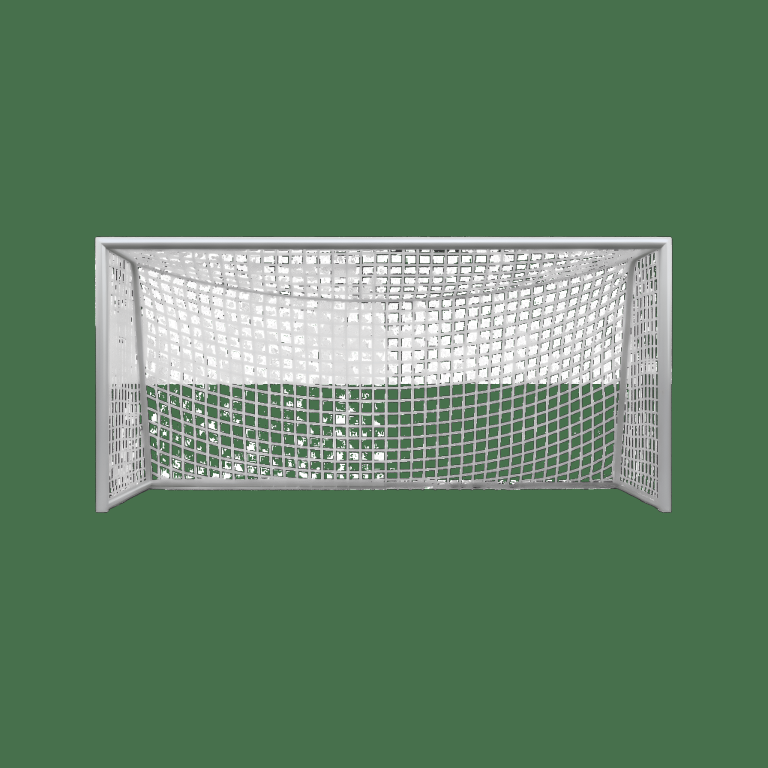
#> input picture assets/soccer_goal.png, 3072 x 3072 px, given in place of soccer_net.png, which was not available (shown at 1/4 size)
$ python main.py
#> lines starting #> are read from the running program, lines starting #| are printed output that depends on the picture; after the words box and inside, x2 and y2 are one past the last pixel; in counts of white or black regions, pixels touching at a corner belong together; pictures that were not available may be replaced by others from this repository, and a replacement may not be noted
# Run python3 main.py in terminal
import os
import cv2
import time
import numpy as np
import get_hsv as hsv

score = 0
last_goal_time = 0

# Get Absolute Directory Path of Project
current_dir = os.path.dirname(os.path.dirname(os.path.abspath(__file__)))

# Find PNG File
img_path = os.path.join(current_dir, "assets", "soccer_net.png")

# Soccer Net Image
img = cv2.imread(img_path, cv2.IMREAD_UNCHANGED)
#> img is the input picture: shape (3072, 3072, 4); mean B, G, R, A 100.8, 129, 96.9, 19.6

# Check Image Loading
if img is None:
    print("Error: Could not load the image, check file path.")
else:
    # Get the Original Dimensions
    height, width = img.shape[:2]
#> height = 3072; width = 3072

    # Calculate Specific Aspect Ratio
    desired_width = 1000  # When resizing the image also keep in mind roi = frame[40:1040, 460:1460] needs to change respectively
    aspect_ratio = desired_width / float(width)
#> aspect_ratio = 0.326
    desired_height = int(height * aspect_ratio)
#> desired_height = 1000

    # Resize the Image
    resized_img = cv2.resize(img, (desired_width, desired_height))

    # Print Dimensions of Resized Image to Calculate Destination Coordinates (560, 140)
    print(f"Dimensions: {resized_img.shape}")
#| Dimensions: (1000, 1000, 4)


# Threshold Values for Pink and Lime Mask
pink_low = np.array([120, 120, 90])
pink_up = np.array([200, 185, 255])

lime_low = np.array([30, 90, 100])
lime_up = np.array([95, 240, 250])


# Coordinates for Soccer Goal Boundaries
left_bound = 504
right_bound = 1413
top_bound = 357
bottom_bound = 780

# Goal Text Display
txt_coords = (500, 500)
txt = "GOAALLLLLLL!!!!!!"
font = cv2.FONT_HERSHEY_SIMPLEX
font_scale = 4
color = (0, 255, 0)
thickness = 8
display_duration = 3

# Open a connection to the webcam (0 is default, change index for different cameras)
cap = cv2.VideoCapture(0)

while True:
    # Capture frame by frame
    ret, frame = cap.read()
    if not ret:
        break

    # ---- Soccer Net Image Processing ----
    # Region of Interest (ROI)
    roi = frame[40:1040, 460:1460]

    # Split the 4 Channels of the Resized Image
    b, g, r, a = cv2.split(resized_img)
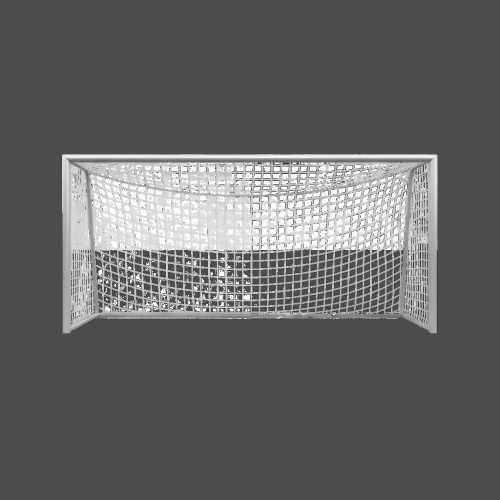
#> b: shape (1000, 1000) (shown at 1/2 size); min 49, max 255, mean 100.8
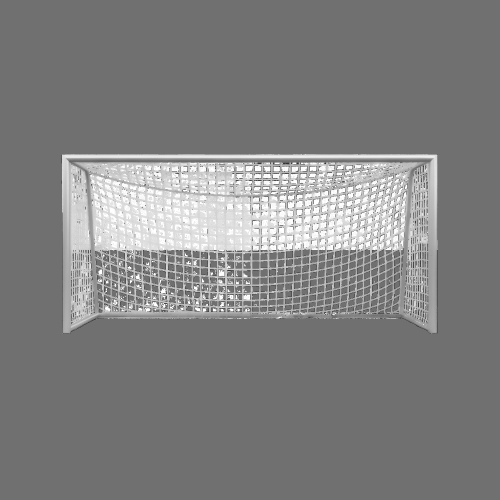
#> g: shape (1000, 1000) (shown at 1/2 size); min 47, max 255, mean 129
    # Combine BGR back into 3 Channel Image Dropping the Alpha
    merged_bgr = cv2.merge([b, g, r])

    # Create Two Masks For Soccer Net
    opaque_goal = cv2.bitwise_and(merged_bgr, merged_bgr, mask=a)
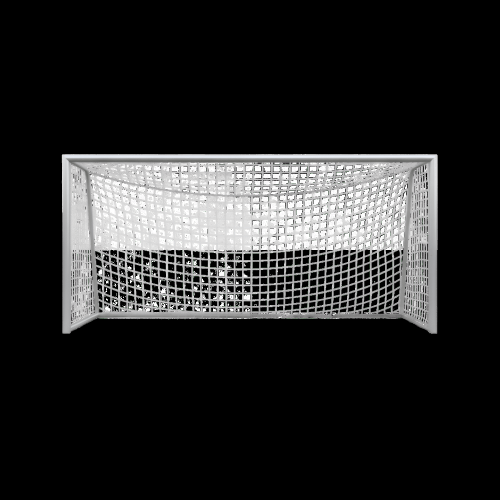
#> opaque_goal: shape (1000, 1000, 3) (shown at 1/2 size); mean B, G, R 41.2, 41.2, 41.1
    # Invert the Alpha Mask
    inverted_mask = cv2.bitwise_not(a)
    transparent_goal = cv2.bitwise_and(roi, roi, mask=inverted_mask)
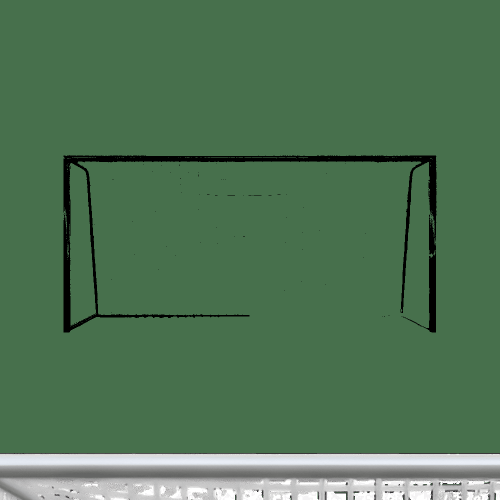
#> transparent_goal: shape (1000, 1000, 3) (shown at 1/2 size); mean B, G, R 84.5, 116.2, 79.9

    # Combine the Two Masks
    soccer_goal = cv2.add(opaque_goal, transparent_goal)
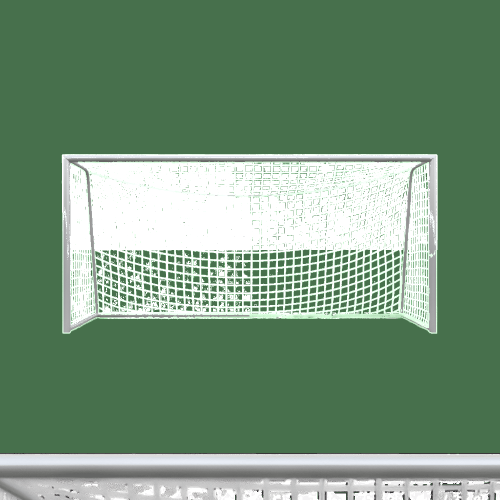
#> soccer_goal: shape (1000, 1000, 3) (shown at 1/2 size); mean B, G, R 120.2, 146.3, 116.3

    # Reassign Soccer Net Image to ROI
    frame[40:1040, 460:1460] = soccer_goal


    # ---- Ball Detection ----
    # Convert frame to HSV
    hsv_frame = cv2.cvtColor(frame, cv2.COLOR_BGR2HSV)
#> hsv_frame: shape (3072, 3072, 3); mean H, S, V 61.4, 71.5, 132.1

    # Generate the Masks
    pink_mask = cv2.inRange(hsv_frame, pink_low, pink_up)
#> pink_mask: shape (3072, 3072); every value is 0
    lime_mask = cv2.inRange(hsv_frame, lime_low, lime_up)
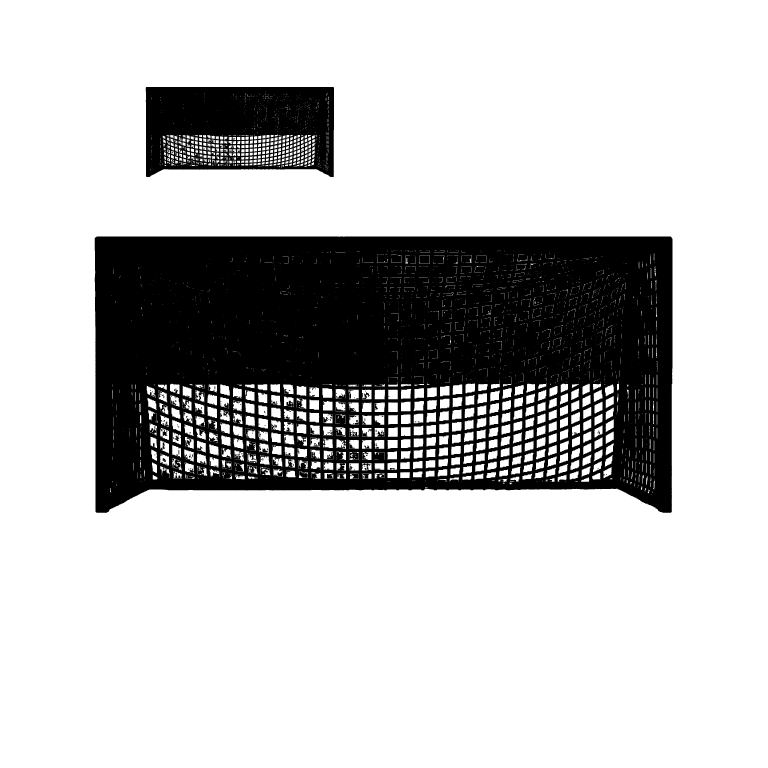
#> lime_mask: shape (3072, 3072) (shown at 1/4 size); 76.2% white; 328 black regions (247 under 20 px), largest, box (x1, y1, x2, y2) and area: (379, 946, 2690, 2052) 2018123, (583, 348, 1336, 708) 215984, (1398, 1713, 1434, 1746) 495

    # Combine the masks into one with bitwise OR
    result = cv2.bitwise_or(pink_mask, lime_mask)

    # Apply Morphological Enclosing on Mask
    kernel = np.ones((30,30), np.uint8)
    ball = cv2.morphologyEx(result, cv2.MORPH_CLOSE, kernel)
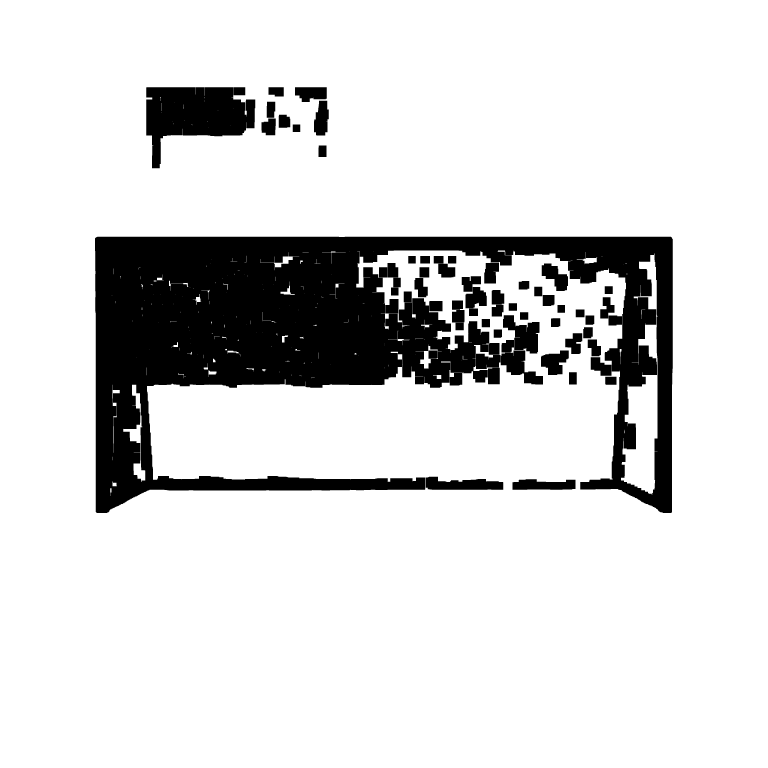
#> ball: shape (3072, 3072) (shown at 1/4 size); 84.8% white; 66 black regions, largest, box (x1, y1, x2, y2) and area: (380, 947, 2691, 2052) 1167495, (585, 349, 1021, 673) 82142, (2012, 1261, 2158, 1414) 12893

    # Find Ball Contour
    contours, _ = cv2.findContours(ball, cv2.RETR_EXTERNAL, cv2.CHAIN_APPROX_SIMPLE)
#> contours = [[[0, 0], [0, 3071], [3071, 3071], [3071, 0]]]

    current_time = time.time()

    # Calculate Largest Contour
    if contours:
        largest_contour = max(contours, key=cv2.contourArea)
#> largest_contour = [[0, 0], [0, 3071], [3071, 3071], [3071, 0]]

        # Calculate the Minimum Enclosing Circle
        (x, y), radius = cv2.minEnclosingCircle(largest_contour)
#> x = 1535.5; y = 1535.5; radius = 2171.5

        # Cast to Integer Coordinates for Pixel Perfect Drawing
        center = (int(x), int(y))
#> center = (1535, 1535)
        radius = int(radius)
#> radius = 2171

        # Draw the Circle on the Soccer Ball in Live Frame
        cv2.circle(frame, center, radius, (0,0,255), 2)

        # Draw Exact Center Point on Ball in Live Frame
        cv2.circle(frame, center, 2, (0,0,255), -1)

        # Check if Ball Detection/ Collision Occurs Within Net Bounds
        if left_bound <= center[0] <= right_bound and top_bound <= center[1] <= bottom_bound and current_time - last_goal_time >= 5:
            score += 1
            print(f"Number of Goals: {score}")
            last_goal_time = current_time

    # Display Goal Text on Screen
    if current_time - last_goal_time <= display_duration:
        cv2.putText(frame, txt, txt_coords, font, font_scale, color, thickness)

    # ---- Window Display ----
    # Display the Frames
    cv2.imshow("frame", frame)
    # cv2.imshow("Results", result) # Mask Frame Window For Debugging

    # Left Click To Get Pixel HSV values
    cv2.setMouseCallback('frame', hsv.on_mouse, frame)

    # Break the loop if Q is pressed
    if cv2.waitKey(1) == ord("q"):
#> (key q is pressed here)
        break

# Release the capture when done
cap.release()
cv2.destroyAllWindows()
